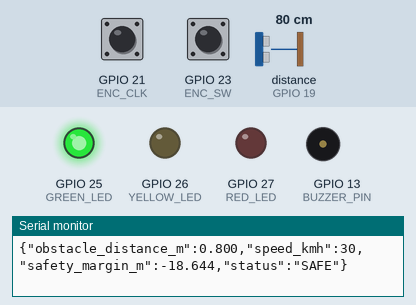
Simulated run of this sketch. Board: ESP32. On the bench: output pins drawn as LEDs (lit = HIGH), buzzer (waves = sounding), the last lines printed to the serial monitor. Wiring (inferred from the names in the program): ultrasonic range finder: trigger GPIO 18; echo GPIO 19. The inputs (shaded band) are chosen by the test bench; at power-on: distance to the obstacle (sensor on GPIO 19) 80 cm, GPIO 21 (ENC_CLK) HIGH, GPIO 23 (ENC_SW) HIGH. The echo pulse lasts 58.3 µs per cm; pins used as bus, display or sensor lines are not drawn.

Above: at 1.2 s.
1.3 s: distance to the obstacle (sensor on GPIO 19) set to 75 cm
2.8 s: distance to the obstacle (sensor on GPIO 19) set to 65 cm
At 4.0 s:
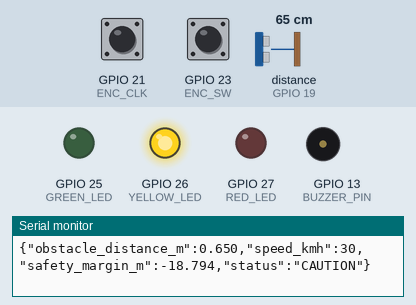
4.3 s: distance to the obstacle (sensor on GPIO 19) set to 22 cm
5.8 s: distance to the obstacle (sensor on GPIO 19) set to 19 cm
At 6.7 s:
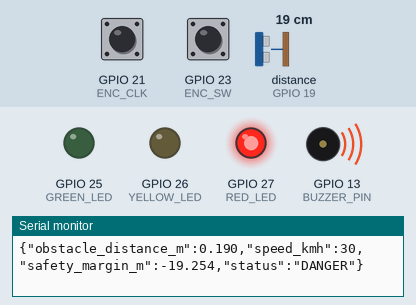
7.3 s: distance to the obstacle (sensor on GPIO 19) set to 35 cm
At 8.4 s:
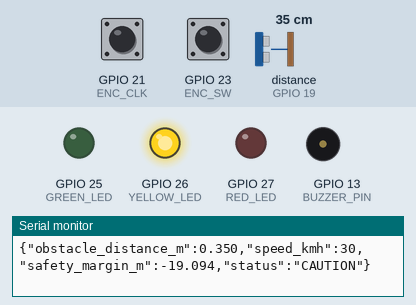
8.8 s: distance to the obstacle (sensor on GPIO 19) set to 2 cm
At 9.4 s:
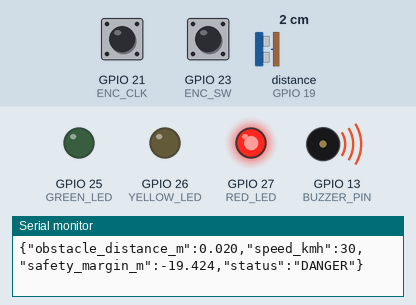
Timing chart, 0 to 11.3 s (numbered marks = the images above; inputs shaded):
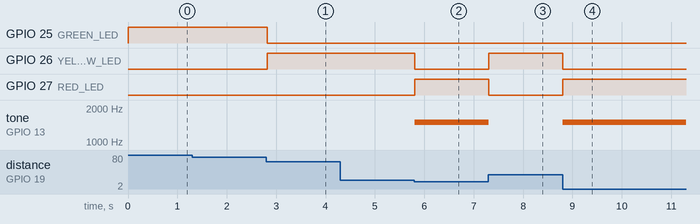

Measured:
- the behaviour switches between 71 and 70 cm on distance to the obstacle (sensor on GPIO 19) (found by bisection; images 0 and 1)
- the behaviour switches between 21 and 20 cm on distance to the obstacle (sensor on GPIO 19) (found by bisection; images 1 and 2)
- after the input at 2.8 s, GPIO 25 (GREEN_LED): HIGH → LOW at once; GPIO 26 (YELLOW_LED): LOW → HIGH at once
- after the input at 5.8 s, GPIO 26 (YELLOW_LED): HIGH → LOW at once; GPIO 27 (RED_LED): LOW → HIGH at once; tone on GPIO 13 (BUZZER_PIN): silent → 1500 Hz at once
- after the input at 7.3 s, GPIO 26 (YELLOW_LED): LOW → HIGH at once; GPIO 27 (RED_LED): HIGH → LOW at once; tone on GPIO 13 (BUZZER_PIN): 1500 Hz → silent at once
- after the input at 8.8 s, GPIO 26 (YELLOW_LED): HIGH → LOW at once; GPIO 27 (RED_LED): LOW → HIGH at once; tone on GPIO 13 (BUZZER_PIN): silent → 1500 Hz at once

The sketch:

BrakeMargin.ino
```cpp
// BrakeMargin prototype firmware: ESP32, HC-SR04, rotary encoder, LEDs, buzzer.
// Model values are demonstration assumptions, not verified vehicle characteristics.

const int TRIG_PIN = 18;
const int ECHO_PIN = 19;

const int ENC_CLK = 21;
const int ENC_DT = 22;
const int ENC_SW = 23;

const int GREEN_LED = 25;
const int YELLOW_LED = 26;
const int RED_LED = 27;
const int BUZZER_PIN = 13;

const float REACTION_TIME_S = 1.5f;
const float BRAKING_DECELERATION_MPS2 = 5.0f;
const float SAFETY_BUFFER_M = 0.0f;
const float DANGER_DISTANCE_M = 0.20f;
const float CAUTION_DISTANCE_M = 0.70f;

int speedKmh = 30;
int lastCLK;
unsigned long lastButtonTime = 0;
unsigned long lastBeepTime = 0;
unsigned long lastPrintTime = 0;
float distanceCm = -1.0f;

void turnOffLEDs() {
  digitalWrite(GREEN_LED, LOW);
  digitalWrite(YELLOW_LED, LOW);
  digitalWrite(RED_LED, LOW);
}

float measureDistanceCm() {
  digitalWrite(TRIG_PIN, LOW);
  delayMicroseconds(2);
  digitalWrite(TRIG_PIN, HIGH);
  delayMicroseconds(10);
  digitalWrite(TRIG_PIN, LOW);

  const unsigned long duration = pulseIn(ECHO_PIN, HIGH, 30000UL);
  if (duration == 0) {
    return -1.0f;
  }
  return duration * 0.0343f / 2.0f;
}

float calculateSafetyMarginM(float obstacleDistanceM, int vehicleSpeedKmh) {
  const float speedMs = vehicleSpeedKmh / 3.6f;
  const float reactionDistanceM = speedMs * REACTION_TIME_S;
  const float brakingDistanceM =
      (speedMs * speedMs) / (2.0f * BRAKING_DECELERATION_MPS2);
  const float stoppingDistanceM = reactionDistanceM + brakingDistanceM;
  return obstacleDistanceM - stoppingDistanceM - SAFETY_BUFFER_M;
}

void readEncoder() {
  const int currentCLK = digitalRead(ENC_CLK);
  if (currentCLK != lastCLK && currentCLK == LOW) {
    speedKmh += digitalRead(ENC_DT) != currentCLK ? 5 : -5;
    speedKmh = constrain(speedKmh, 0, 120);
  }
  lastCLK = currentCLK;

  if (digitalRead(ENC_SW) == LOW && millis() - lastButtonTime >= 300) {
    speedKmh = 30;
    lastButtonTime = millis();
  }
}

const char* riskStatus(float obstacleDistanceM) {
  if (obstacleDistanceM <= DANGER_DISTANCE_M) {
    return "DANGER";
  }
  if (obstacleDistanceM <= CAUTION_DISTANCE_M) {
    return "CAUTION";
  }
  return "SAFE";
}

void updateIndicators(float obstacleDistanceM, bool sensorValid) {
  turnOffLEDs();
  if (!sensorValid) {
    digitalWrite(RED_LED, HIGH);
    noTone(BUZZER_PIN);
    if (millis() - lastBeepTime >= 500) {
      lastBeepTime = millis();
      tone(BUZZER_PIN, 1500, 120);
    }
    return;
  }

  if (obstacleDistanceM <= DANGER_DISTANCE_M) {
    digitalWrite(RED_LED, HIGH);
    tone(BUZZER_PIN, 1500);
  } else if (obstacleDistanceM <= CAUTION_DISTANCE_M) {
    digitalWrite(YELLOW_LED, HIGH);
    noTone(BUZZER_PIN);
  } else {
    digitalWrite(GREEN_LED, HIGH);
    noTone(BUZZER_PIN);
  }
}

void printSensorMessage(bool sensorValid, float obstacleDistanceM, float safetyMarginM) {
  if (!sensorValid) {
    Serial.println("{\"error\":\"No echo from distance sensor\"}");
    return;
  }

  const char* status = riskStatus(obstacleDistanceM);
  Serial.printf(
      "{\"obstacle_distance_m\":%.3f,\"speed_kmh\":%d,"
      "\"safety_margin_m\":%.3f,\"status\":\"%s\"}\n",
      obstacleDistanceM,
      speedKmh,
      safetyMarginM,
      status);
}

void setup() {
  Serial.begin(115200);
  pinMode(TRIG_PIN, OUTPUT);
  pinMode(ECHO_PIN, INPUT);
  pinMode(ENC_CLK, INPUT_PULLUP);
  pinMode(ENC_DT, INPUT_PULLUP);
  pinMode(ENC_SW, INPUT_PULLUP);
  pinMode(GREEN_LED, OUTPUT);
  pinMode(YELLOW_LED, OUTPUT);
  pinMode(RED_LED, OUTPUT);
  pinMode(BUZZER_PIN, OUTPUT);
  digitalWrite(TRIG_PIN, LOW);
  digitalWrite(BUZZER_PIN, LOW);
  turnOffLEDs();
  lastCLK = digitalRead(ENC_CLK);
}

void loop() {
  readEncoder();
  distanceCm = measureDistanceCm();

  const bool sensorValid = distanceCm >= 0.0f;
  const float obstacleDistanceM =
      sensorValid ? roundf((distanceCm / 100.0f) * 1000.0f) / 1000.0f : 0.0f;
  const float safetyMarginM =
      sensorValid ? calculateSafetyMarginM(obstacleDistanceM, speedKmh) : 0.0f;
  updateIndicators(obstacleDistanceM, sensorValid);

  if (millis() - lastPrintTime >= 500) {
    lastPrintTime = millis();
    printSensorMessage(sensorValid, obstacleDistanceM, safetyMarginM);
  }

  delay(20);
}
```
